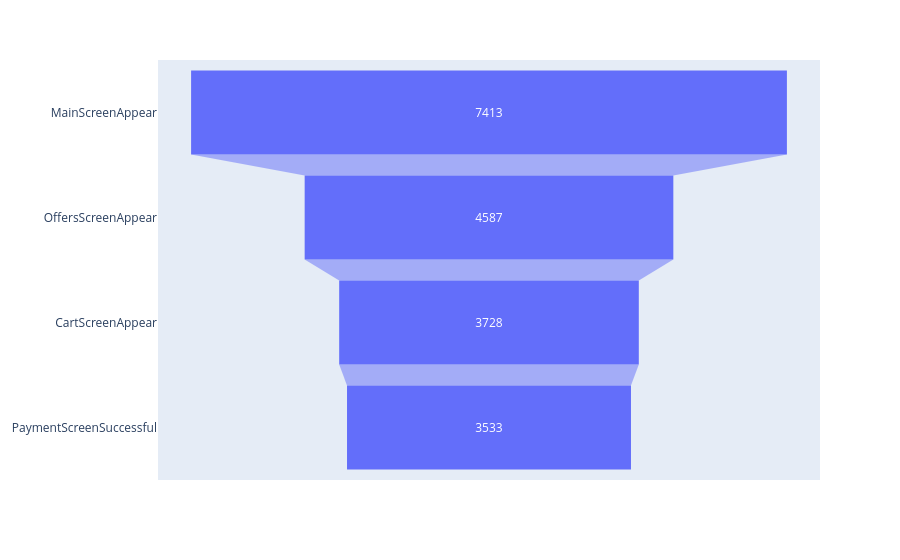

This figure's notebook cell:
### Code cell
fig = px.funnel(users_events[:4], x=users_events[:4].values, y = users_events[:4].index)
fig.update_layout(yaxis_title=None)
fig.show()

### Figure 1 — Plotly figure (JSON) as saved in the notebook; plotly's stock layout.template omitted (floating-point values rounded to 4 significant figures)
{"data": [{"hovertemplate": "x=%{x}<br>y=%{y}<extra></extra>", "legendgroup": "", "marker": {"color": "#636efa"}, "name": "", "orientation": "h", "showlegend": false, "type": "funnel", "x": [7413, 4587, 3728, 3533], "xaxis": "x", "y": ["MainScreenAppear", "OffersScreenAppear", "CartScreenAppear", "PaymentScreenSuccessful"], "yaxis": "y"}], "layout": {"legend": {"tracegroupgap": 0}, "margin": {"t": 60}, "xaxis": {"anchor": "y", "domain": [0, 1], "title": {"text": "x"}}, "yaxis": {"anchor": "x", "domain": [0, 1], "title": {}}}}
